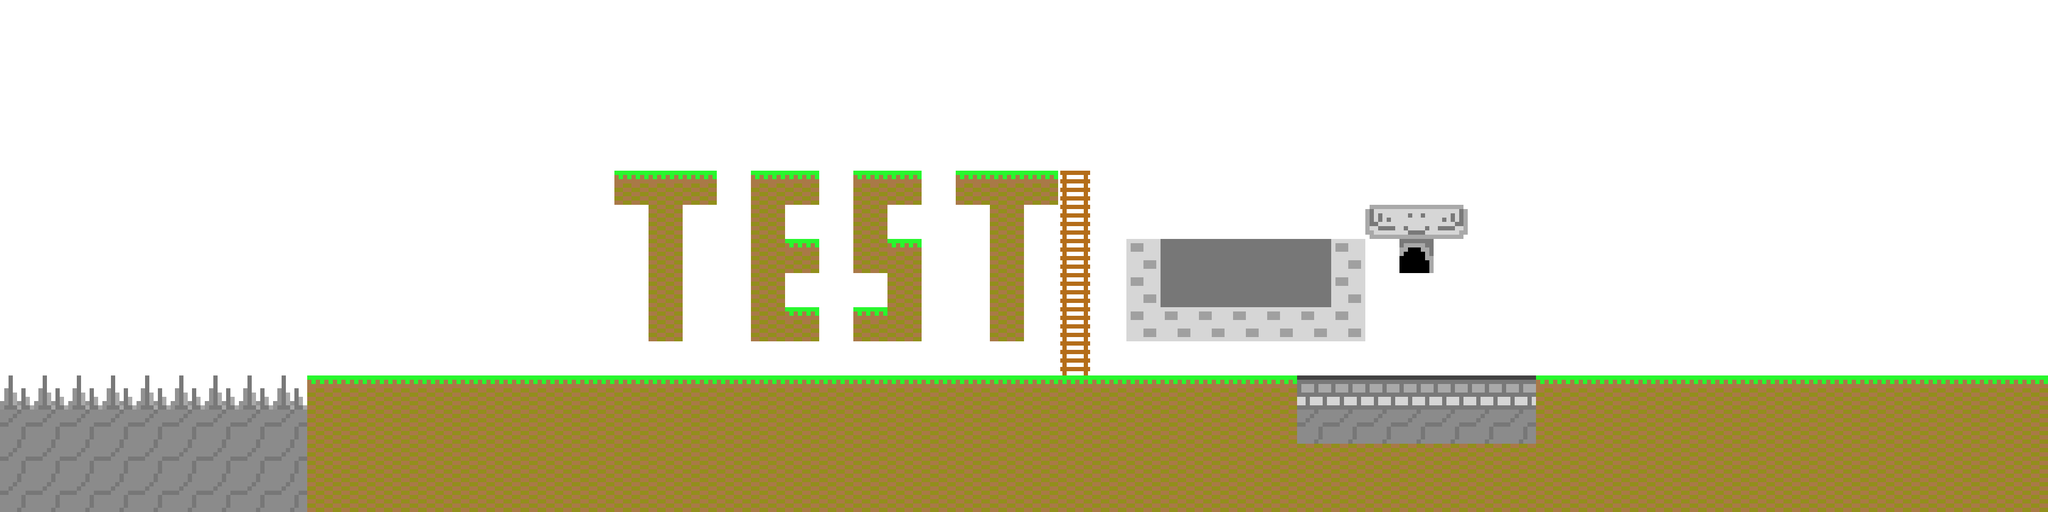

Below is a game level as drawn by its tile map, then a one-line description and the .tmx file that defines it, in full:
An orthogonal 60x15 tile map with 64x64 px tiles, 2 tile layers (Map, Background), 2 tilesets and 5 objects (3x Exit1, Player, EnemyElMalo).

<map version="1.10" tiledversion="1.10.2" orientation="orthogonal" renderorder="right-down" width="60" height="15" tilewidth="64" tileheight="64" infinite="0" backgroundcolor="#ffffff" nextlayerid="4" nextobjectid="86">
 <editorsettings>
  <export target="testland00.json" format="json1" />
 </editorsettings>
 <tileset firstgid="1" name="spritesheet_mexico_64" tilewidth="64" tileheight="64" tilecount="84" columns="7">
  <image source="../game/tiles/spritesheet_mexico_64.png" width="448" height="768" />
 </tileset>
 <tileset firstgid="85" name="Objects" tilewidth="64" tileheight="64" tilecount="420" columns="10">
  <image source="../game/tiles/spritesheet_objects_64.png" width="672" height="2688" />
 </tileset>
 <layer id="1" name="Map" width="60" height="15">
  <data encoding="csv">
0,0,0,0,0,0,0,0,0,0,0,0,0,0,0,0,0,0,0,0,0,0,0,0,0,0,0,0,0,0,0,0,0,0,0,0,0,0,0,0,0,0,0,0,0,0,0,0,0,0,0,0,0,0,0,0,0,0,0,0,
0,0,0,0,0,0,0,0,0,0,0,0,0,0,0,0,0,0,0,0,0,0,0,0,0,0,0,0,0,0,0,0,0,0,0,0,0,0,0,0,0,0,0,0,0,0,0,0,0,0,0,0,0,0,0,0,0,0,0,0,
0,0,0,0,0,0,0,0,0,0,0,0,0,0,0,0,0,0,0,0,0,0,0,0,0,0,0,0,0,0,0,0,0,0,0,0,0,0,0,0,0,0,0,0,0,0,0,0,0,0,0,0,0,0,0,0,0,0,0,0,
0,0,0,0,0,0,0,0,0,0,0,0,0,0,0,0,0,0,0,0,0,0,0,0,0,0,0,0,0,0,0,0,0,0,0,0,0,0,0,0,0,0,0,0,0,0,0,0,0,0,0,0,0,0,0,0,0,0,0,0,
0,0,0,0,0,0,0,0,0,0,0,0,0,0,0,0,0,0,0,0,0,0,0,0,0,0,0,0,0,0,0,0,0,0,0,0,0,0,0,0,0,0,0,0,0,0,0,0,0,0,0,0,0,0,0,0,0,0,0,0,
0,0,0,0,0,0,0,0,0,0,0,0,0,0,0,0,0,0,18,18,18,0,18,18,0,18,18,0,18,18,18,5,0,0,0,0,0,0,0,0,0,0,0,0,0,0,0,0,0,0,0,0,0,0,0,0,0,0,0,0,
0,0,0,0,0,0,0,0,0,0,0,0,0,0,0,0,0,0,0,19,0,0,19,0,0,19,0,0,0,19,0,5,0,0,0,0,0,0,0,0,53,54,55,0,0,0,0,0,0,0,0,0,0,0,0,0,0,0,0,0,
0,0,0,0,0,0,0,0,0,0,0,0,0,0,0,0,0,0,0,19,0,0,19,18,0,19,18,0,0,19,0,5,0,23,0,0,0,0,0,23,0,46,0,0,0,0,0,0,0,0,0,0,0,0,0,0,0,0,0,0,
0,0,0,0,0,0,0,0,0,0,0,0,0,0,0,0,0,0,0,19,0,0,19,0,0,0,19,0,0,19,0,5,0,23,0,0,0,0,0,23,0,0,0,0,0,0,0,0,0,0,0,0,0,0,0,0,0,0,0,0,
0,0,0,0,0,0,0,0,0,0,0,0,0,0,0,0,0,0,0,19,0,0,19,18,0,18,19,0,0,19,0,5,0,23,23,23,23,23,23,23,0,0,0,0,0,0,0,0,0,0,0,0,0,0,0,0,0,0,0,0,
0,0,0,0,0,0,0,0,0,0,0,0,0,0,0,0,0,0,0,0,0,0,0,0,0,0,0,0,0,0,0,5,0,0,0,0,0,0,0,0,0,0,0,0,0,0,0,0,0,0,0,0,0,0,0,0,0,0,0,0,
1,1,1,1,1,1,1,1,1,18,18,18,18,18,18,18,18,18,18,18,18,18,18,18,18,18,18,18,18,18,18,18,18,18,18,18,18,18,44,44,44,44,44,44,44,18,18,18,18,18,18,18,18,18,18,18,18,18,18,18,
24,24,24,24,24,24,24,24,24,19,19,19,19,19,19,19,19,19,19,19,19,19,19,19,19,19,19,19,19,19,19,19,19,19,19,19,19,19,24,24,24,24,24,24,24,19,19,19,19,19,19,19,19,19,19,19,19,19,19,19,
24,24,24,24,24,24,24,24,24,19,19,19,19,19,19,19,19,19,19,19,19,19,19,19,19,19,19,19,19,19,19,19,19,19,19,19,19,19,19,19,19,19,19,19,19,19,19,19,19,19,19,19,19,19,19,19,19,19,19,19,
24,24,24,24,24,24,24,24,24,19,19,19,19,19,19,19,19,19,19,19,19,19,19,19,19,19,19,19,19,19,19,19,19,19,19,19,19,19,19,19,19,19,19,19,19,19,19,19,19,19,19,19,19,19,19,19,19,19,19,19
</data>
 </layer>
 <layer id="2" name="Background" width="60" height="15">
  <data encoding="csv">
0,0,0,0,0,0,0,0,0,0,0,0,0,0,0,0,0,0,0,0,0,0,0,0,0,0,0,0,0,0,0,0,0,0,0,0,0,0,0,0,0,0,0,0,0,0,0,0,0,0,0,0,0,0,0,0,0,0,0,0,
0,0,0,0,0,0,0,0,0,0,0,0,0,0,0,0,0,0,0,0,0,0,0,0,0,0,0,0,0,0,0,0,0,0,0,0,0,0,0,0,0,0,0,0,0,0,0,0,0,0,0,0,0,0,0,0,0,0,0,0,
0,0,0,0,0,0,0,0,0,0,0,0,0,0,0,0,0,0,0,0,0,0,0,0,0,0,0,0,0,0,0,0,0,0,0,0,0,0,0,0,0,0,0,0,0,0,0,0,0,0,0,0,0,0,0,0,0,0,0,0,
0,0,0,0,0,0,0,0,0,0,0,0,0,0,0,0,0,0,0,0,0,0,0,0,0,0,0,0,0,0,0,0,0,0,0,0,0,0,0,0,0,0,0,0,0,0,0,0,0,0,0,0,0,0,0,0,0,0,0,0,
0,0,0,0,0,0,0,0,0,0,0,0,0,0,0,0,0,0,0,0,0,0,0,0,0,0,0,0,0,0,0,0,0,0,0,0,0,0,0,0,0,0,0,0,0,0,0,0,0,0,0,0,0,0,0,0,0,0,0,0,
0,0,0,0,0,0,0,0,0,0,0,0,0,0,0,0,0,0,0,0,0,0,0,0,0,0,0,0,0,0,0,0,0,0,0,0,0,0,0,0,0,0,0,0,0,0,0,0,0,0,0,0,0,0,0,0,0,0,0,0,
0,0,0,0,0,0,0,0,0,0,0,0,0,0,0,0,0,0,0,0,0,0,0,0,0,0,0,0,0,0,0,0,0,0,0,0,0,0,0,0,0,0,0,0,0,0,0,0,0,0,0,0,0,0,0,0,0,0,0,0,
0,0,0,0,0,0,0,0,0,0,0,0,0,0,0,0,0,0,0,0,0,0,0,0,0,0,0,0,0,0,0,0,0,0,35,35,35,35,35,0,0,0,0,0,0,0,0,0,0,0,0,0,0,0,0,0,0,0,0,0,
0,0,0,0,0,0,0,0,0,0,0,0,0,0,0,0,0,0,0,0,0,0,0,0,0,0,0,0,0,0,0,0,0,0,35,35,35,35,35,0,0,0,0,0,0,0,0,0,0,0,0,0,0,0,0,0,0,0,0,0,
0,0,0,0,0,0,0,0,0,0,0,0,0,0,0,0,0,0,0,0,0,0,0,0,0,0,0,0,0,0,0,0,0,0,0,0,0,0,0,0,0,0,0,0,0,0,0,0,0,0,0,0,0,0,0,0,0,0,0,0,
0,0,0,0,0,0,0,0,0,0,0,0,0,0,0,0,0,0,0,0,0,0,0,0,0,0,0,0,0,0,0,0,0,0,0,0,0,0,0,0,0,0,0,0,0,0,0,0,0,0,0,0,0,0,0,0,0,0,0,0,
0,0,0,0,0,0,0,0,0,0,0,0,0,0,0,0,0,0,0,0,0,0,0,0,0,0,0,0,0,0,0,0,0,0,0,0,0,0,0,0,0,0,0,0,0,0,0,0,0,0,0,0,0,0,0,0,0,0,0,0,
0,0,0,0,0,0,0,0,0,0,0,0,0,0,0,0,0,0,0,0,0,0,0,0,0,0,0,0,0,0,0,0,0,0,0,0,0,0,0,0,0,0,0,0,0,0,0,0,0,0,0,0,0,0,0,0,0,0,0,0,
0,0,0,0,0,0,0,0,0,0,0,0,0,0,0,0,0,0,0,0,0,0,0,0,0,0,0,0,0,0,0,0,0,0,0,0,0,0,0,0,0,0,0,0,0,0,0,0,0,0,0,0,0,0,0,0,0,0,0,0,
0,0,0,0,0,0,0,0,0,0,0,0,0,0,0,0,0,0,0,0,0,0,0,0,0,0,0,0,0,0,0,0,0,0,0,0,0,0,0,0,0,0,0,0,0,0,0,0,0,0,0,0,0,0,0,0,0,0,0,0
</data>
 </layer>
 <objectgroup id="3" name="Objects">
  <object id="70" name="Exit1" gid="29" x="2624" y="704" width="64" height="64" />
  <object id="73" name="Exit1" gid="29" x="2624" y="640" width="64" height="64" />
  <object id="74" name="Exit1" gid="29" x="2624" y="576" width="64" height="64" />
  <object id="79" name="Player" gid="85" x="2239.34" y="700.774" width="64" height="64" />
  <object id="85" name="EnemyElMalo" gid="475" x="2256" y="498.667" width="64" height="64" />
 </objectgroup>
</map>
